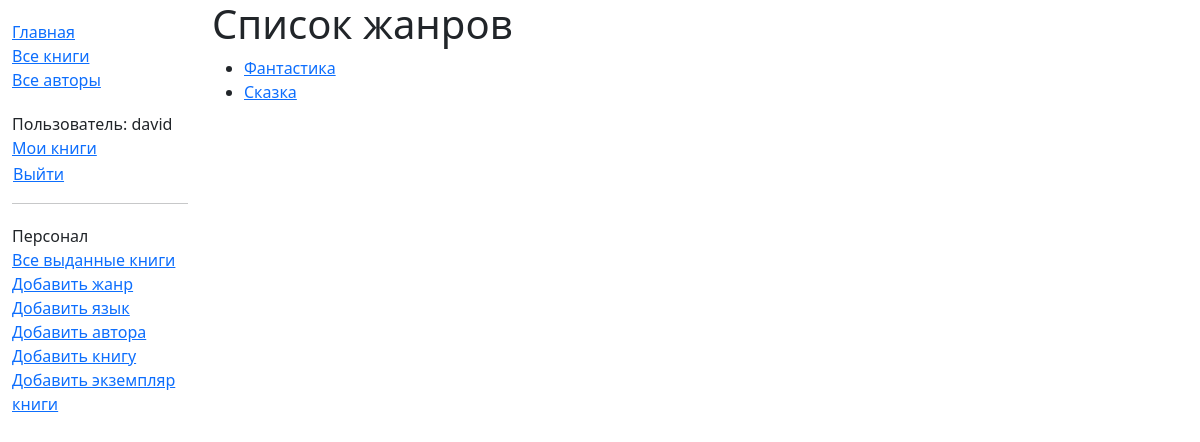
/catalog/genres/ (signed in), run on an earlier commit of the app's database.
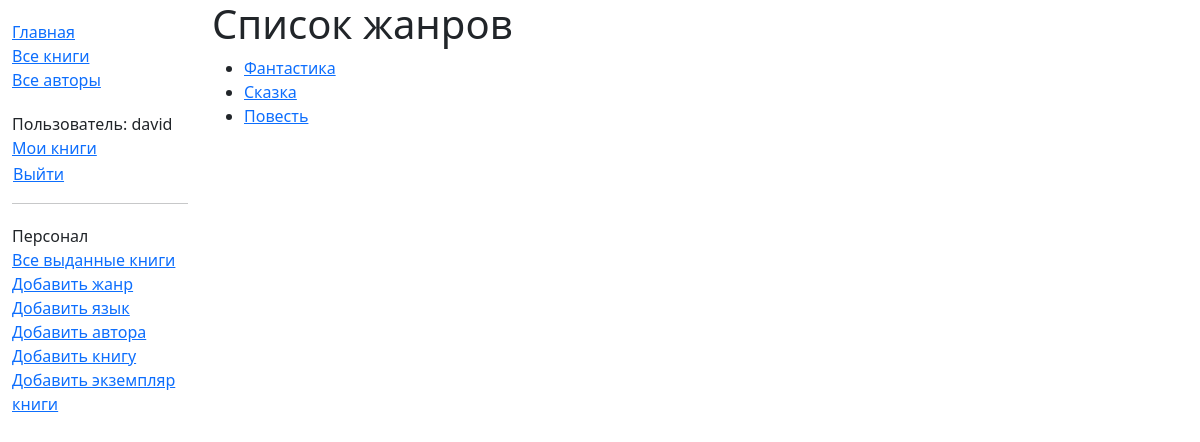
And on a later commit of the database.
### catalog/models.py (models this page shows, shortened)
class Genre(models.Model):
    name = models.CharField(
        max_length=200,
        unique=True,
        help_text="Введите жанр книги (например, Научная фантастика, Поэзия и т.д.)"
    )
    def get_absolute_url(self):
        return reverse('genre-detail', args=[str(self.id)])
    class Meta:
        constraints = [
            UniqueConstraint(
                Lower('name'),
                name='genre_name_case_insensitive_unique',
                violation_error_message="Жанр уже существует (без учета регистра)"
            ),
        ]

### catalog/views.py (the view)
# urls.py: path('genres/', views.GenreListView.as_view(), name='genres'),
class GenreListView(generic.ListView):
    model = Genre
    paginate_by = 10

### catalog/templates/catalog/genre_list.html
{% extends "base_generic.html" %}
{% block content %}
<h1>Список жанров</h1>
{% if genre_list %}
<ul>
    {% for genre in genre_list %}
    <li><a href="{{ genre.get_absolute_url }}">{{ genre.name }}</a></li>
    {% endfor %}
</ul>
{% else %}
<p>Жанры отсутствуют.</p>
{% endif %}
{% endblock %}

What changed in the data, as far as the page shows it:
added Genre: name "Повесть"
